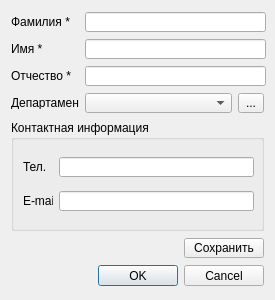
<?xml version="1.0" encoding="UTF-8"?>
<ui version="4.0">
 <class>ClientDialog</class>
 <widget class="QDialog" name="ClientDialog">
  <property name="geometry">
   <rect>
    <x>0</x>
    <y>0</y>
    <width>275</width>
    <height>300</height>
   </rect>
  </property>
  <property name="minimumSize">
   <size>
    <width>275</width>
    <height>300</height>
   </size>
  </property>
  <property name="maximumSize">
   <size>
    <width>16777215</width>
    <height>300</height>
   </size>
  </property>
  <property name="windowTitle">
   <string>Dialog</string>
  </property>
  <layout class="QVBoxLayout" name="verticalLayout_2">
   <item>
    <layout class="QHBoxLayout" name="horizontalLayout_3">
     <item>
      <widget class="QLabel" name="label_3">
       <property name="sizePolicy">
        <sizepolicy hsizetype="Preferred" vsizetype="Fixed">
         <horstretch>0</horstretch>
         <verstretch>0</verstretch>
        </sizepolicy>
       </property>
       <property name="minimumSize">
        <size>
         <width>68</width>
         <height>13</height>
        </size>
       </property>
       <property name="maximumSize">
        <size>
         <width>68</width>
         <height>13</height>
        </size>
       </property>
       <property name="text">
        <string>Фамилия *</string>
       </property>
      </widget>
     </item>
     <item>
      <widget class="QLineEdit" name="LastnameEdit">
       <property name="minimumSize">
        <size>
         <width>181</width>
         <height>20</height>
        </size>
       </property>
       <property name="maximumSize">
        <size>
         <width>16777215</width>
         <height>20</height>
        </size>
       </property>
      </widget>
     </item>
    </layout>
   </item>
   <item>
    <layout class="QHBoxLayout" name="horizontalLayout_4">
     <item>
      <widget class="QLabel" name="label_4">
       <property name="sizePolicy">
        <sizepolicy hsizetype="Preferred" vsizetype="Fixed">
         <horstretch>0</horstretch>
         <verstretch>0</verstretch>
        </sizepolicy>
       </property>
       <property name="minimumSize">
        <size>
         <width>68</width>
         <height>13</height>
        </size>
       </property>
       <property name="maximumSize">
        <size>
         <width>68</width>
         <height>13</height>
        </size>
       </property>
       <property name="text">
        <string>Имя *</string>
       </property>
      </widget>
     </item>
     <item>
      <widget class="QLineEdit" name="FirstnameEdit">
       <property name="minimumSize">
        <size>
         <width>181</width>
         <height>20</height>
        </size>
       </property>
       <property name="maximumSize">
        <size>
         <width>16777215</width>
         <height>20</height>
        </size>
       </property>
      </widget>
     </item>
    </layout>
   </item>
   <item>
    <layout class="QHBoxLayout" name="horizontalLayout_5">
     <item>
      <widget class="QLabel" name="label_5">
       <property name="sizePolicy">
        <sizepolicy hsizetype="Preferred" vsizetype="Fixed">
         <horstretch>0</horstretch>
         <verstretch>0</verstretch>
        </sizepolicy>
       </property>
       <property name="minimumSize">
        <size>
         <width>68</width>
         <height>13</height>
        </size>
       </property>
       <property name="maximumSize">
        <size>
         <width>68</width>
         <height>13</height>
        </size>
       </property>
       <property name="text">
        <string>Отчество *</string>
       </property>
      </widget>
     </item>
     <item>
      <widget class="QLineEdit" name="ThirdnameEdit">
       <property name="minimumSize">
        <size>
         <width>181</width>
         <height>20</height>
        </size>
       </property>
       <property name="maximumSize">
        <size>
         <width>16777215</width>
         <height>20</height>
        </size>
       </property>
      </widget>
     </item>
    </layout>
   </item>
   <item>
    <layout class="QHBoxLayout" name="horizontalLayout_6">
     <item>
      <widget class="QLabel" name="label_6">
       <property name="sizePolicy">
        <sizepolicy hsizetype="Preferred" vsizetype="Fixed">
         <horstretch>0</horstretch>
         <verstretch>0</verstretch>
        </sizepolicy>
       </property>
       <property name="minimumSize">
        <size>
         <width>68</width>
         <height>13</height>
        </size>
       </property>
       <property name="maximumSize">
        <size>
         <width>68</width>
         <height>13</height>
        </size>
       </property>
       <property name="text">
        <string>Департамент</string>
       </property>
      </widget>
     </item>
     <item>
      <widget class="QComboBox" name="comboBox">
       <property name="minimumSize">
        <size>
         <width>131</width>
         <height>20</height>
        </size>
       </property>
       <property name="maximumSize">
        <size>
         <width>16777215</width>
         <height>20</height>
        </size>
       </property>
      </widget>
     </item>
     <item>
      <widget class="QToolButton" name="newDepBtn">
       <property name="minimumSize">
        <size>
         <width>26</width>
         <height>20</height>
        </size>
       </property>
       <property name="maximumSize">
        <size>
         <width>26</width>
         <height>20</height>
        </size>
       </property>
       <property name="text">
        <string>...</string>
       </property>
      </widget>
     </item>
    </layout>
   </item>
   <item>
    <widget class="QGroupBox" name="groupBox">
     <property name="sizePolicy">
      <sizepolicy hsizetype="Preferred" vsizetype="Fixed">
       <horstretch>0</horstretch>
       <verstretch>0</verstretch>
      </sizepolicy>
     </property>
     <property name="minimumSize">
      <size>
       <width>241</width>
       <height>111</height>
      </size>
     </property>
     <property name="title">
      <string>Контактная информация</string>
     </property>
     <layout class="QVBoxLayout" name="verticalLayout">
      <item>
       <layout class="QHBoxLayout" name="horizontalLayout">
        <item>
         <widget class="QLabel" name="label">
          <property name="minimumSize">
           <size>
            <width>30</width>
            <height>13</height>
           </size>
          </property>
          <property name="maximumSize">
           <size>
            <width>30</width>
            <height>13</height>
           </size>
          </property>
          <property name="text">
           <string>Тел.</string>
          </property>
         </widget>
        </item>
        <item>
         <widget class="QLineEdit" name="TelephoneEdit">
          <property name="minimumSize">
           <size>
            <width>195</width>
            <height>20</height>
           </size>
          </property>
          <property name="maximumSize">
           <size>
            <width>16777215</width>
            <height>20</height>
           </size>
          </property>
         </widget>
        </item>
       </layout>
      </item>
      <item>
       <layout class="QHBoxLayout" name="horizontalLayout_2">
        <item>
         <widget class="QLabel" name="label_2">
          <property name="minimumSize">
           <size>
            <width>30</width>
            <height>13</height>
           </size>
          </property>
          <property name="maximumSize">
           <size>
            <width>30</width>
            <height>13</height>
           </size>
          </property>
          <property name="text">
           <string>E-mail</string>
          </property>
         </widget>
        </item>
        <item>
         <widget class="QLineEdit" name="EmailEdit">
          <property name="minimumSize">
           <size>
            <width>195</width>
            <height>20</height>
           </size>
          </property>
          <property name="maximumSize">
           <size>
            <width>16777215</width>
            <height>20</height>
           </size>
          </property>
         </widget>
        </item>
       </layout>
      </item>
     </layout>
    </widget>
   </item>
   <item>
    <layout class="QHBoxLayout" name="horizontalLayout_8">
     <item>
      <spacer name="horizontalSpacer_2">
       <property name="orientation">
        <enum>Qt::Horizontal</enum>
       </property>
       <property name="sizeHint" stdset="0">
        <size>
         <width>40</width>
         <height>20</height>
        </size>
       </property>
      </spacer>
     </item>
     <item>
      <widget class="QPushButton" name="saveButton">
       <property name="minimumSize">
        <size>
         <width>0</width>
         <height>20</height>
        </size>
       </property>
       <property name="maximumSize">
        <size>
         <width>16777215</width>
         <height>20</height>
        </size>
       </property>
       <property name="text">
        <string>Сохранить</string>
       </property>
      </widget>
     </item>
    </layout>
   </item>
   <item>
    <layout class="QHBoxLayout" name="horizontalLayout_7">
     <item>
      <spacer name="horizontalSpacer">
       <property name="orientation">
        <enum>Qt::Horizontal</enum>
       </property>
       <property name="sizeHint" stdset="0">
        <size>
         <width>40</width>
         <height>20</height>
        </size>
       </property>
      </spacer>
     </item>
     <item>
      <widget class="QDialogButtonBox" name="buttonBox">
       <property name="minimumSize">
        <size>
         <width>166</width>
         <height>21</height>
        </size>
       </property>
       <property name="maximumSize">
        <size>
         <width>16777215</width>
         <height>21</height>
        </size>
       </property>
       <property name="standardButtons">
        <set>QDialogButtonBox::Cancel|QDialogButtonBox::Ok</set>
       </property>
      </widget>
     </item>
    </layout>
   </item>
  </layout>
 </widget>
 <resources/>
 <connections/>
</ui>
